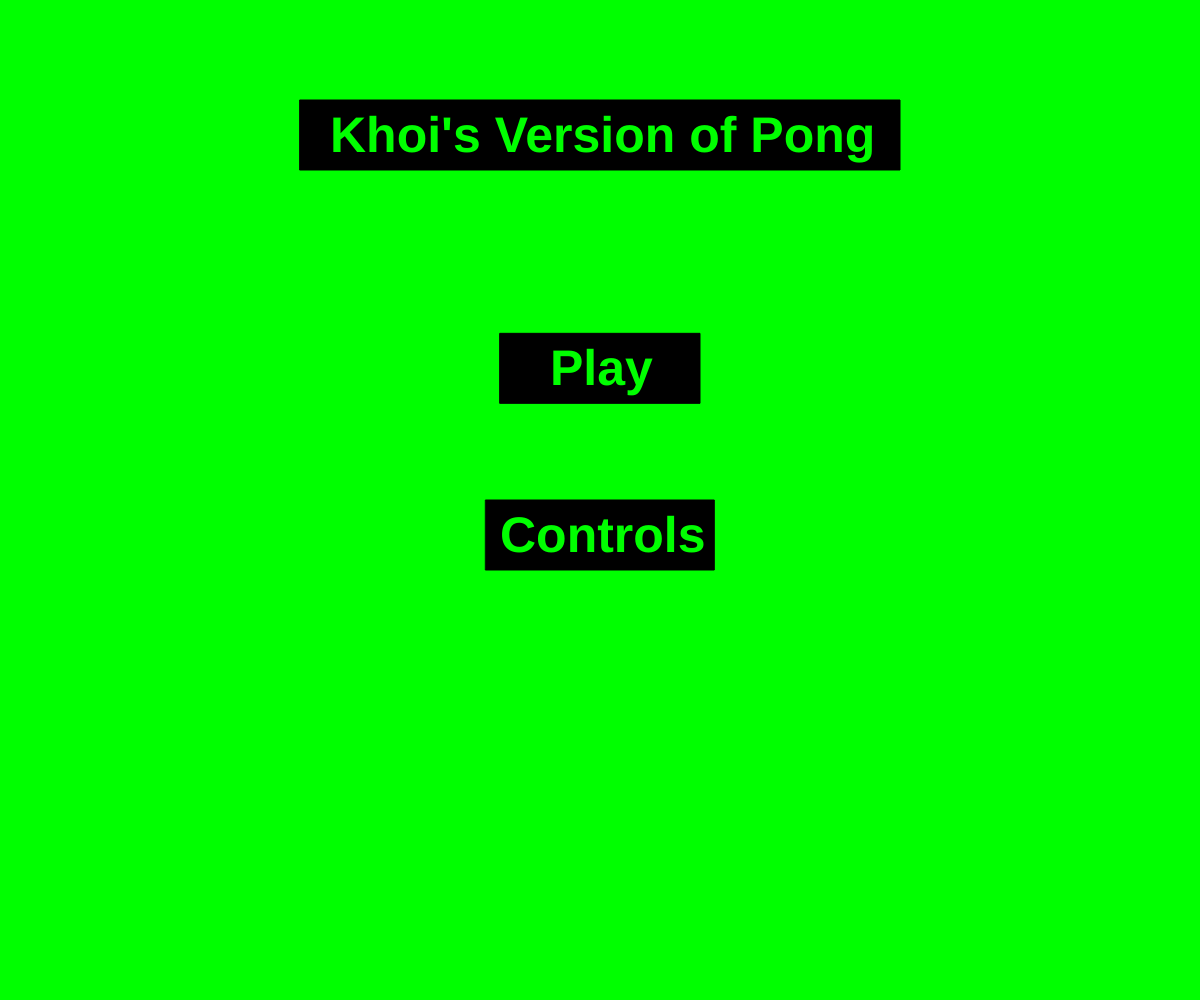
Frame 1 (no input)
Frame 60 (no input): identical to frame 1, image omitted
Frame 120 (the mouse pressed at the canvas centre since frame 60): identical to frame 1, image omitted

The p5.js sketch that drew this single still picture (run headless with seeded random() and noise() and a simulated clock; from frame 60 on, the mouse is pressed at the canvas centre):

// p5.js sketch
// ── sketch.js
// Pong Game
// Khoi Tran
// Feb 26th, 2025
//
// Extra for Experts:
// - I have uncorperated mouse weheel into my project by using it to change the speed of the ball

//buttons
let buttonWidth = 400;
let buttonHeight = 70;
//ball
let x;
let y;
let dx = 20;
let dy = 20;
let radius = 25;
//player
let rectWidth = 30;
let rectHeight = 100;
let firstX;
let firstY;
let secondX;
let secondY;
let state = 'main';

function setup() {
  createCanvas(windowWidth, windowHeight);
  x = width/2;
  y = height/2;
  dx = random(-5, 5);
  dy = random(-5, 5);

  //first player
  firstX = width/15;
  firstY = height/2 - rectHeight/2;

  //second player
  secondX = width - width/15 - rectWidth;
  secondY = height/2 - rectHeight/2;
}

function draw() {
  if (state === 'main') {
    mainPage();
  }
  else if (state === 'game') {
    background('black');
    displayBall();
    moveBall();
    bounce();
    firstPlayer();
    secondPlayer();
  }
}

function mainPage(){
  background('lime');

  //Banner
  fill('black');
  rect(width/2 - buttonWidth/2 * 1.5, height/10, buttonWidth * 1.5, buttonHeight);

  //Play Button
  rect(width/2 - buttonWidth/4, height/3, buttonWidth/2, buttonHeight);

  //Controls Button
  rect(width/2 - buttonWidth/(1.75*2), height/2, buttonWidth/1.75, buttonHeight);

  //Banner Text
  fill('lime');
  textSize(50);
  textStyle('bold');
  text("Khoi's Version of Pong", width/2 - buttonWidth/2 * 1.5 + buttonWidth/2/2 - 70, height/10 + buttonHeight/2 + 17);

  // Play Text
  textSize(50);
  textStyle('bold');
  text('Play', width/2 - buttonWidth/4 + buttonWidth/2/2 - 50, height/3+buttonHeight/2 + 17);

  //Control Text
  textSize(50);
  textStyle('bold');
  text('Controls', width/2 - buttonWidth/4 + buttonWidth/2/2 - 100, height/2+buttonHeight/2 + 17);
}

function moveBall() {
  //Ball Movement
  x += dx;  
  y += dy;
}

function bounce() {
  //Bounce Mechanics
  if (x > width - radius || x < 0 + radius) {
    dx *= -1;
  }
  
  if (y > height - radius || y < 0 + radius) {
    dy *= -1;
  }
}

function displayBall() {
  //Ball
  fill('lime');
  circle(x, y, radius*2);
  noStroke();
}

function firstPlayer() {
  //Player One
  rect(firstX, firstY, rectWidth, rectHeight);
}

function secondPlayer() {
  //Player Two
  rect(secondX,secondY, rectWidth, rectHeight);
}

//Extra for Experts
function mouseWheel(){
  if (dx > 0 && dx < 30 && dy > 0 && dy < 30){
    dx += 4;
    dy += 4;
  }
}
// function upDownArrows() {
//   if (keyIsDown(UP_ARROW)) {
//     y -= dy;
//   }
//   if (keyIsDown(DOWN_ARROW)) {
//     y += dy;
//   }
// }
